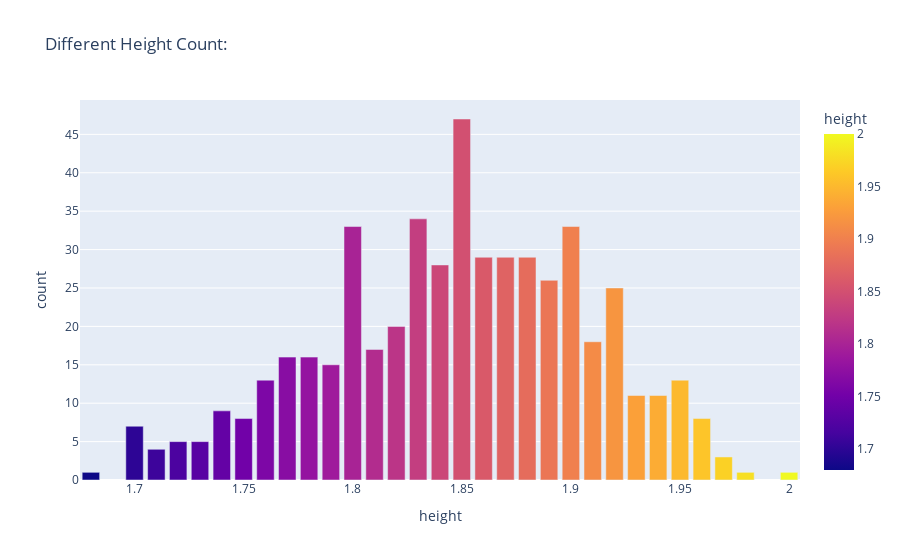

Source (notebook cell):
### Markdown cell above
## 2-Height:

### Code cell
heightCount = datas['height'].value_counts().reset_index()
print(heightCount.columns)
fig=px.bar(data_frame=heightCount,x=heightCount['height'],y=heightCount['count'],color='height', orientation='v', title='Different Height Count:')
fig.write_image("height.png", format="png")

fig.show()

### Figure 1 — Plotly figure (JSON) as saved in the notebook; plotly's stock layout.template omitted (floating-point values rounded to 4 significant figures)
{"data": [{"alignmentgroup": "True", "hovertemplate": "height=%{marker.color}<br>count=%{y}<extra></extra>", "legendgroup": "", "marker": {"color": [1.85, 1.83, 1.8, 1.9, 1.87, 1.86, 1.88, 1.84, 1.89, 1.92, 1.82, 1.91, 1.81, 1.78, 1.77, 1.79, 1.95, 1.76, 1.94, 1.93, 1.74, 1.75, 1.96, 1.7, 1.73, 1.72, 1.71, 1.97, 2, 1.68, 1.98], "coloraxis": "coloraxis", "pattern": {"shape": ""}}, "name": "", "offsetgroup": "", "orientation": "v", "showlegend": false, "textposition": "auto", "type": "bar", "x": [1.85, 1.83, 1.8, 1.9, 1.87, 1.86, 1.88, 1.84, 1.89, 1.92, 1.82, 1.91, 1.81, 1.78, 1.77, 1.79, 1.95, 1.76, 1.94, 1.93, 1.74, 1.75, 1.96, 1.7, 1.73, 1.72, 1.71, 1.97, 2, 1.68, 1.98], "xaxis": "x", "y": [47, 34, 33, 33, 29, 29, 29, 28, 26, 25, 20, 18, 17, 16, 16, 15, 13, 13, 11, 11, 9, 8, 8, 7, 5, 5, 4, 3, 1, 1, 1], "yaxis": "y"}], "layout": {"barmode": "relative", "coloraxis": {"colorbar": {"title": {"text": "height"}}, "colorscale": [[0, "#0d0887"], [0.1111, "#46039f"], [0.2222, "#7201a8"], [0.3333, "#9c179e"], [0.4444, "#bd3786"], [0.5556, "#d8576b"], [0.6667, "#ed7953"], [0.7778, "#fb9f3a"], [0.8889, "#fdca26"], [1, "#f0f921"]]}, "legend": {"tracegroupgap": 0}, "title": {"text": "Different Height Count:"}, "xaxis": {"anchor": "y", "domain": [0, 1], "title": {"text": "height"}}, "yaxis": {"anchor": "x", "domain": [0, 1], "title": {"text": "count"}}}}
